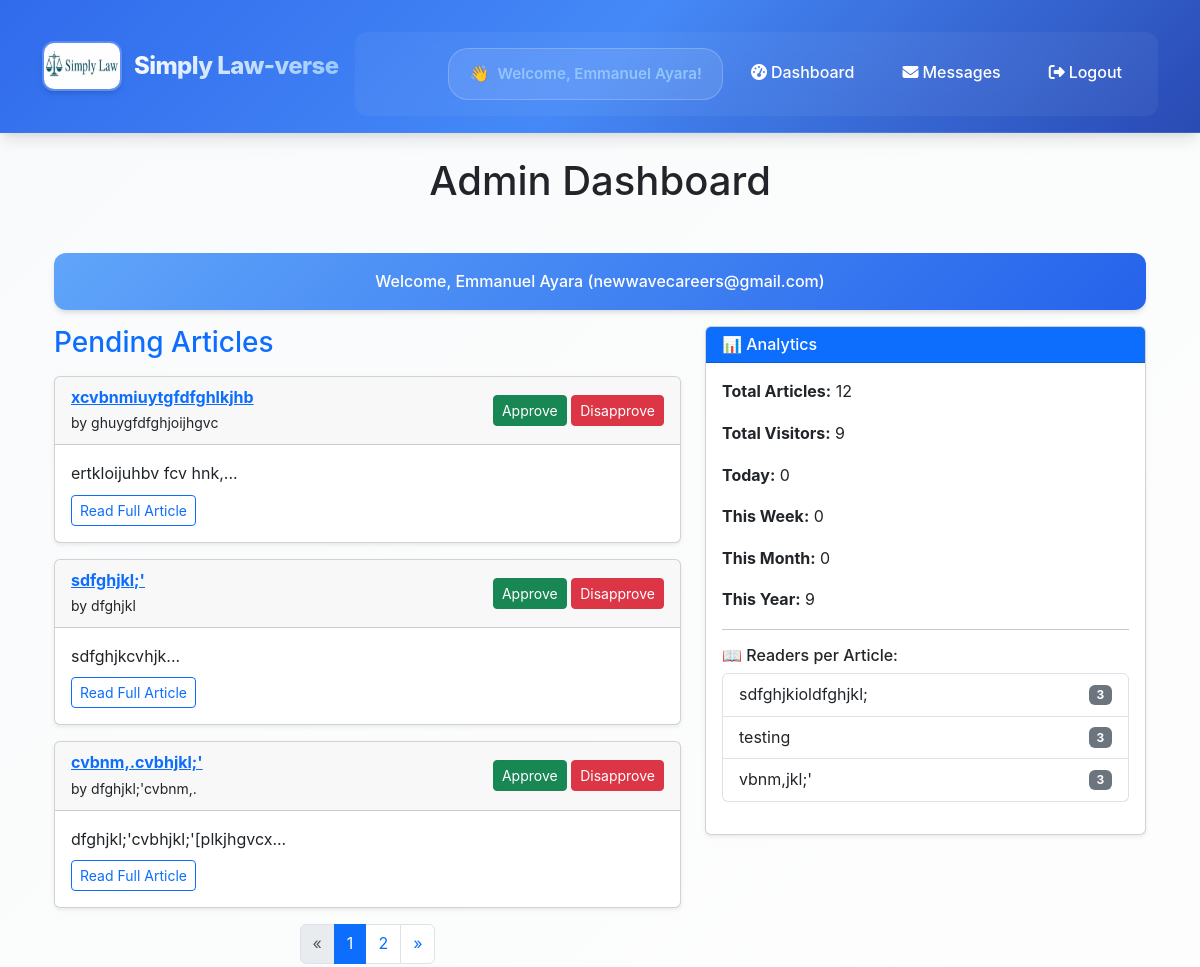
The app's page /admin/dashboard (signed in, upper part), older data.
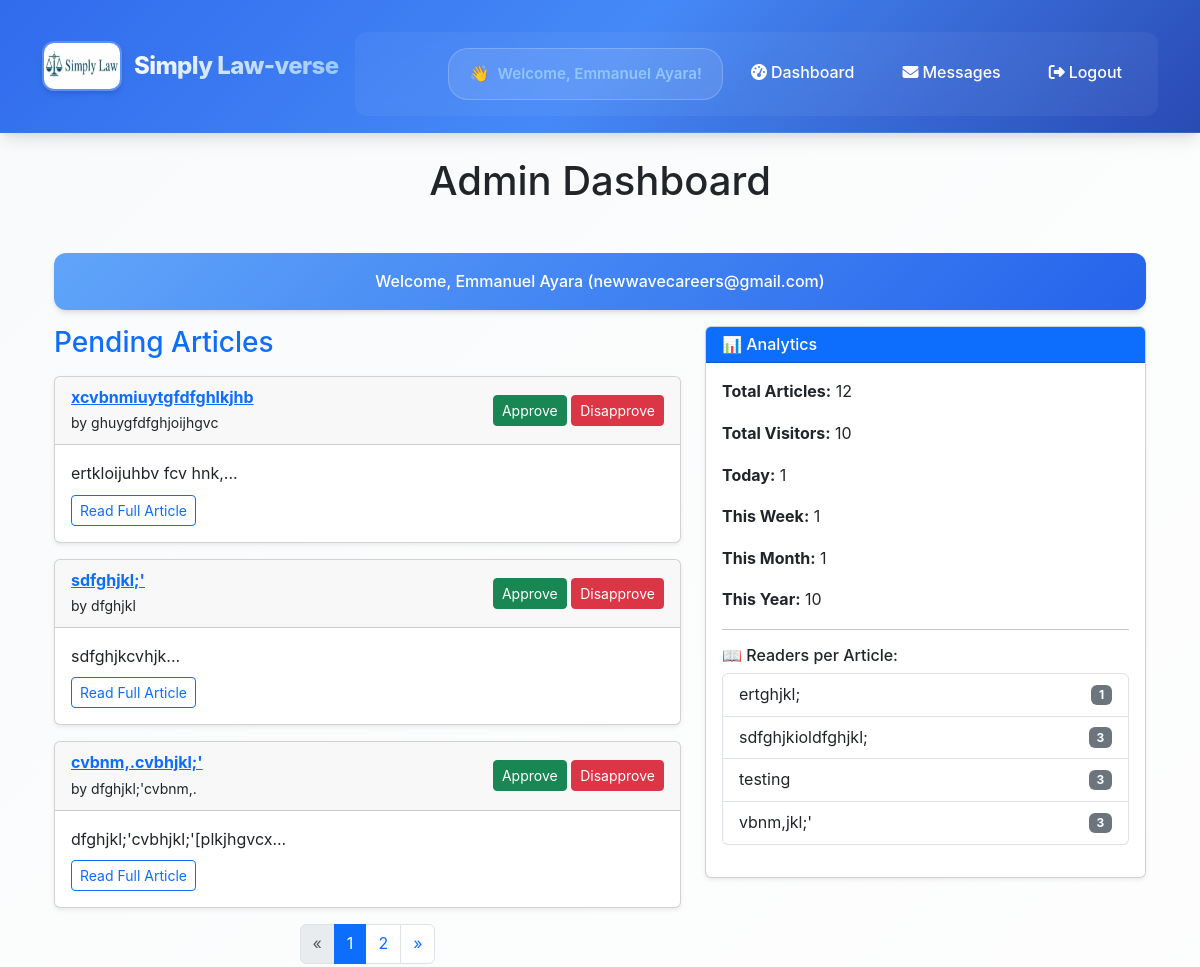
The same page, newer data.
### models.py (models this page shows)
class User(db.Model, UserMixin):
    id = db.Column(db.Integer, primary_key=True)
    username = db.Column(db.String(150), unique=True, nullable=False)
    password = db.Column(db.String(256), nullable=False)
    is_admin = db.Column(db.Boolean, default=False)
    email = db.Column(db.String(100), nullable=False)
    __table_args__ = (
        db.UniqueConstraint('email', name='uq_user_email'),
    )

class Article(db.Model):
    id = db.Column(db.Integer, primary_key=True)
    email = db.Column(db.String(120))
    title = db.Column(db.String(100), nullable=False)
    content = db.Column(db.Text, nullable=False)
    author = db.Column(db.String(100), nullable=False)
    date_posted = db.Column(db.DateTime, default=datetime.utcnow)
    comments = db.relationship('Comment', backref='article', lazy=True)
    likes = db.Column(db.Integer, default=0, nullable=False)
    status = db.Column(db.String(20), nullable=False, default='pending')
    views = db.Column(db.Integer, default=0)
    date_submitted = db.Column(db.DateTime, default=datetime.utcnow)
    cover_image = db.Column(db.String(100))  # New field
    document_filename = db.Column(db.String(120), nullable=True)
    category = db.Column(db.String(100), nullable=False, default='General')
    approved = db.Column(db.Boolean, default=False)  # <- important!

### routes.py (the view)
    @app.route('/admin/dashboard')
    @login_required
    def admin_dashboard():
        total_articles = Article.query.count()
        total_visits = Visit.query.count()
        now = datetime.utcnow()
        daily_visits = Visit.query.filter(Visit.timestamp >= now - timedelta(days=1)).count()
        weekly_visits = Visit.query.filter(Visit.timestamp >= now - timedelta(weeks=1)).count()
        monthly_visits = Visit.query.filter(Visit.timestamp >= now - timedelta(days=30)).count()
        yearly_visits = Visit.query.filter(Visit.timestamp >= now - timedelta(days=365)).count()
        readers_per_article = db.session.query(
            Article.title, db.func.count(Visit.id)
        ).join(Visit, Article.id == Visit.article_id).group_by(Article.id).all()
        if not current_user.is_admin:
            flash('Access denied.', 'danger')
            return redirect(url_for('home'))
        pending_page = request.args.get('pending_page', 1, type=int)
        approved_page = request.args.get('approved_page', 1, type=int)
        per_page = 3
        pending = Article.query.filter_by(status='pending')\
                    .order_by(Article.date_posted.desc())\
                    .paginate(page=pending_page, per_page=per_page)
        approved = Article.query.filter_by(status='approved')\
                    .order_by(Article.date_posted.desc())\
                    .paginate(page=approved_page, per_page=per_page)
        return render_template(
            'admin_dashboard.html',
            articles=pending,
            approved_articles=approved,
            total_articles=total_articles,
            total_visits=total_visits,
            daily_visits=daily_visits,
            weekly_visits=weekly_visits,
            monthly_visits=monthly_visits,
            yearly_visits=yearly_visits,
            readers_per_article=readers_per_article
        )

### templates/admin_dashboard.html (shortened to what this page needs)
{% extends 'layout.html' %}
{% block content %}
<div class="container mt-4">
  <h1 class="mb-5 text-center">Admin Dashboard</h1>
  <div class="alert alert-info text-center">
    Welcome, {{ current_user.username }} ({{ current_user.email }})
  </div>
  <div class="row">
    <div class="col-md-7">
      <h3 class="mb-3 text-primary">Pending Articles</h3>
      {% if articles %}
        {% for article in articles %}
          <div class="card mb-3 shadow-sm">
            <div class="card-header d-flex justify-content-between align-items-center">
              <div>
                <strong>
                  <a href="{{ url_for('view_article', article_id=article.id) }}">{{ article.title }}</a>
                </strong><br>
                <small>by {{ article.author }}</small>
              </div>
              <div>
                <a href="{{ url_for('approve_article', article_id=article.id) }}" class="btn btn-sm btn-success">Approve</a>
                <a href="{{ url_for('disapprove_article', article_id=article.id) }}" class="btn btn-sm btn-danger">Disapprove</a>
              </div>
            </div>
            <div class="card-body">
              {{ article.content[:250] }}...
              <div class="mt-2">
                <a href="{{ url_for('view_article', article_id=article.id) }}" class="btn btn-sm btn-outline-primary">Read Full Article</a>
              </div>
            </div>
          </div>
        {% endfor %}
      {% else %}
        <p class="text-muted">No pending articles.</p>
      {% endif %}
      <nav aria-label="Pending articles pagination">
        <ul class="pagination justify-content-center">
          {% if articles.has_prev %}
            <li class="page-item">
              <a class="page-link" href="{{ url_for('admin_dashboard', pending_page=articles.prev_num, approved_page=approved_articles.page) }}">«</a>
            </li>
          {% else %}
            <li class="page-item disabled"><span class="page-link">«</span></li>
          {% endif %}
          {% for page_num in range(1, articles.pages + 1) %}
            <li class="page-item {% if articles.page == page_num %}active{% endif %}">
              <a class="page-link" href="{{ url_for('admin_dashboard', pending_page=page_num, approved_page=approved_articles.page) }}">{{ page_num }}</a>
            </li>
          {% endfor %}
          {% if articles.has_next %}
            <li class="page-item">
              <a class="page-link" href="{{ url_for('admin_dashboard', pending_page=articles.next_num, approved_page=approved_articles.page) }}">»</a>
            </li>
          {% else %}
            <li class="page-item disabled"><span class="page-link">»</span></li>
          {% endif %}
        </ul>
      </nav>
    </div>
    <div class="col-md-5">
      <div class="card shadow-sm mb-4">
        <div class="card-header bg-primary text-white">
          <h6 class="mb-0">📊 Analytics</h6>
        </div>
        <div class="card-body">
          <p><strong>Total Articles:</strong> {{ total_articles }}</p>
          <p><strong>Total Visitors:</strong> {{ total_visits }}</p>
          <p><strong>Today:</strong> {{ daily_visits }}</p>
          <p><strong>This Week:</strong> {{ weekly_visits }}</p>
          <p><strong>This Month:</strong> {{ monthly_visits }}</p>
          <p><strong>This Year:</strong> {{ yearly_visits }}</p>
          <hr>
          <h6 class="mt-3">📖 Readers per Article:</h6>
          <ul class="list-group mb-3">
            {% for title, count in readers_per_article %}
              <li class="list-group-item d-flex justify-content-between align-items-center">
                {{ title }}
                <span class="badge bg-secondary">{{ count }}</span>
              </li>
            {% endfor %}
          </ul>
        </div>
      </div>
    </div>
  </div>
</div>
{% endblock %}

### templates/layout.html (shortened to what this page needs)
<!DOCTYPE html>
<html lang="en">
<head>
    <link
        href="https://cdn.jsdelivr.net/npm/bootstrap@5.3.0/dist/css/bootstrap.min.css"
        rel="stylesheet">
    <link rel="stylesheet"
        href="https://cdnjs.cloudflare.com/ajax/libs/font-awesome/6.5.0/css/all.min.css">
</head>
<body>
    <nav class="navbar navbar-expand-lg">
        <div class="container navbar-container">
            <a class="navbar-brand" href="/" aria-label="Simply Law-verse Home">
                <img src="/static/simplylawverse.png" alt="Simply Law-verse Logo" class="brand-logo">
                <span class="brand-text d-none d-sm-inline">Simply Law-verse</span>
            </a>
            <div class="collapse navbar-collapse" id="navbarNav">
                <ul class="navbar-nav ms-auto">
                    {% if current_user.is_authenticated and current_user.is_admin %}
                        <li class="nav-item">
                            <span class="navbar-text">
                                Welcome, {{ current_user.username }}!
                            </span>
                        </li>
                        <li class="nav-item">
                            <a class="nav-link" href="{{ url_for('admin_dashboard') }}" aria-label="Admin Dashboard">
                                <i class="fas fa-tachometer-alt me-1"></i>Dashboard
                            </a>
                        </li>
                        <li class="nav-item">
                            <a class="nav-link" href="{{ url_for('view_messages') }}" aria-label="View Messages">
                                <i class="fas fa-envelope me-1"></i>Messages
                            </a>
                        </li>
                        <li class="nav-item">
                            <a class="nav-link" href="{{ url_for('admin_logout') }}" aria-label="Logout">
                                <i class="fas fa-sign-out-alt me-1"></i>Logout
                            </a>
                        </li>
                    {% endif %}
                </ul>
            </div>
        </div>
    </nav>
    <main class="container my-4">
        {% block content %}{% endblock %}
    </main>
</body>
</html>

### templates/layout.html (style rules this page uses)
:root { --primary-blue: #2563eb; --secondary-blue: #3b82f6; --dark-blue: #1e40af; --light-blue: #60a5fa; --accent-blue: #93c5fd; --navy-blue: #1e3a8a; --white: #ffffff; --gray-50: #f9fafb; --gray-100: #f3f4f6; --gray-200: #e5e7eb; --gray-600: #4b5563; --gray-900: #111827; --shadow-sm: 0 1px 2px 0 rgba(0, 0, 0, 0.05); --shadow-md: 0 4px 6px -1px rgba(0, 0, 0, 0.1), 0 2px 4px -1px rgba(0, 0, 0, 0.06); --shadow-lg: 0 10px 15px -3px rgba(0, 0, 0, 0.1), 0 4px 6px -2px rgba(0, 0, 0, 0.05); --shadow-xl: 0 20px 25px -5px rgba(0, 0, 0, 0.1), 0 10px 10px -5px rgba(0, 0, 0, 0.04); }
* { box-sizing: border-box; }
body { background: linear-gradient(135deg, var(--gray-50) 0%, var(--white) 100%); font-family: -apple-system, BlinkMacSystemFont, 'Segoe UI', 'Roboto', 'Helvetica Neue', Arial, sans-serif; line-height: 1.6; margin: 0; padding: 0; }
.navbar { background: linear-gradient(135deg, var(--primary-blue) 0%, var(--secondary-blue) 50%, var(--dark-blue) 100%); padding: 1rem 0; position: sticky; top: 0; z-index: 1050; backdrop-filter: blur(10px); box-shadow: var(--shadow-lg); border-bottom: 1px solid rgba(255, 255, 255, 0.1); }
.navbar::before { content: ''; position: absolute; top: 0; left: 0; right: 0; bottom: 0; background: rgba(255, 255, 255, 0.05); pointer-events: none; }
.navbar-container { position: relative; z-index: 2; }
.navbar-brand { display: flex; align-items: center; color: var(--white) !important; font-weight: 700; font-size: 1.5rem; text-decoration: none; transition: all 0.3s ease; padding: 0.5rem 0; }
.brand-logo { height: 50px; width: 80px; border-radius: 12px; margin-right: 12px; box-shadow: var(--shadow-md); transition: all 0.3s ease; border: 2px solid rgba(255, 255, 255, 0.2); }
.brand-text { background: linear-gradient(135deg, var(--white), var(--accent-blue)); -webkit-background-clip: text; -webkit-text-fill-color: transparent; background-clip: text; font-weight: 800; letter-spacing: -0.025em; }
.navbar-collapse { background: rgba(255, 255, 255, 0.05); border-radius: 12px; margin-top: 1rem; padding: 1rem; backdrop-filter: blur(10px); }
.navbar-nav { gap: 0.5rem; }
.nav-item { position: relative; }
.nav-link { color: var(--white) !important; font-weight: 500; font-size: 1rem; padding: 0.75rem 1.25rem !important; border-radius: 8px; transition: all 0.3s ease; text-decoration: none; position: relative; overflow: hidden; }
.nav-link::before { content: ''; position: absolute; top: 0; left: -100%; width: 100%; height: 100%; background: linear-gradient(90deg, transparent, rgba(255, 255, 255, 0.2), transparent); transition: left 0.5s ease; }
.navbar-text { color: var(--accent-blue) !important; font-weight: 600; padding: 0.75rem 1.25rem; background: rgba(255, 255, 255, 0.1); border-radius: 20px; border: 1px solid rgba(255, 255, 255, 0.2); font-size: 0.95rem; display: flex; align-items: center; gap: 0.5rem; }
.navbar-text::before { content: '👋'; font-size: 1rem; }
.alert { border-radius: 12px; border: none; box-shadow: var(--shadow-md); padding: 1rem 1.5rem; font-weight: 500; backdrop-filter: blur(10px); }
.alert-info { background: linear-gradient(135deg, var(--light-blue), var(--primary-blue)); color: white; }

Row changes from the older to the newer data that the page shows:
now on this page (row edited): Article: title "ertghjkl;", count "1", shown under "📖 Readers per Article:"
Text that changed along with them:
{{ total_visits }}: "9" → "10"
{{ daily_visits }}: "0" → "1"
{{ weekly_visits }}: "0" → "1"
{{ monthly_visits }}: "0" → "1"
{{ yearly_visits }}: "9" → "10"
